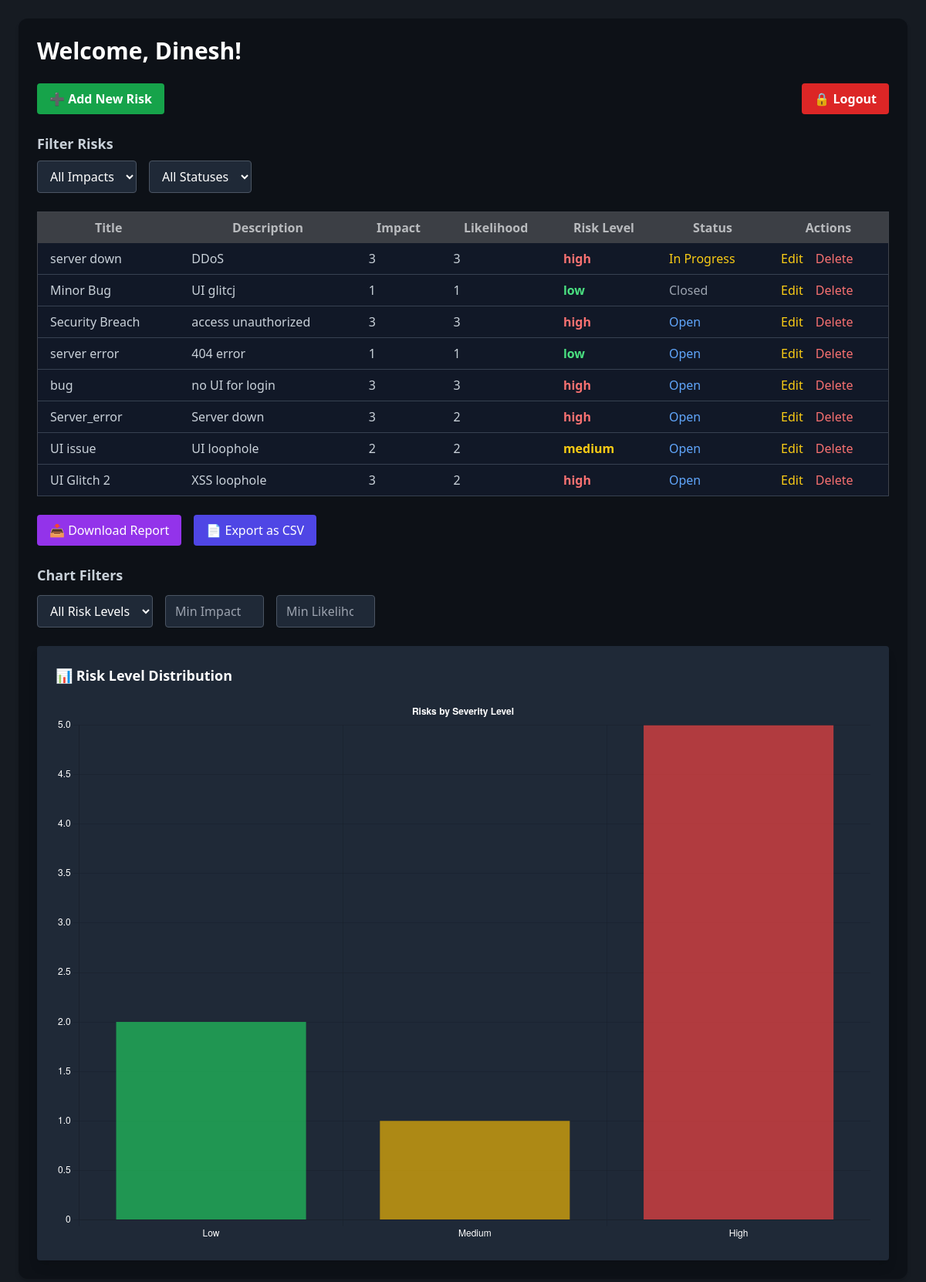
Page /dashboard (signed in) on the earlier database version.
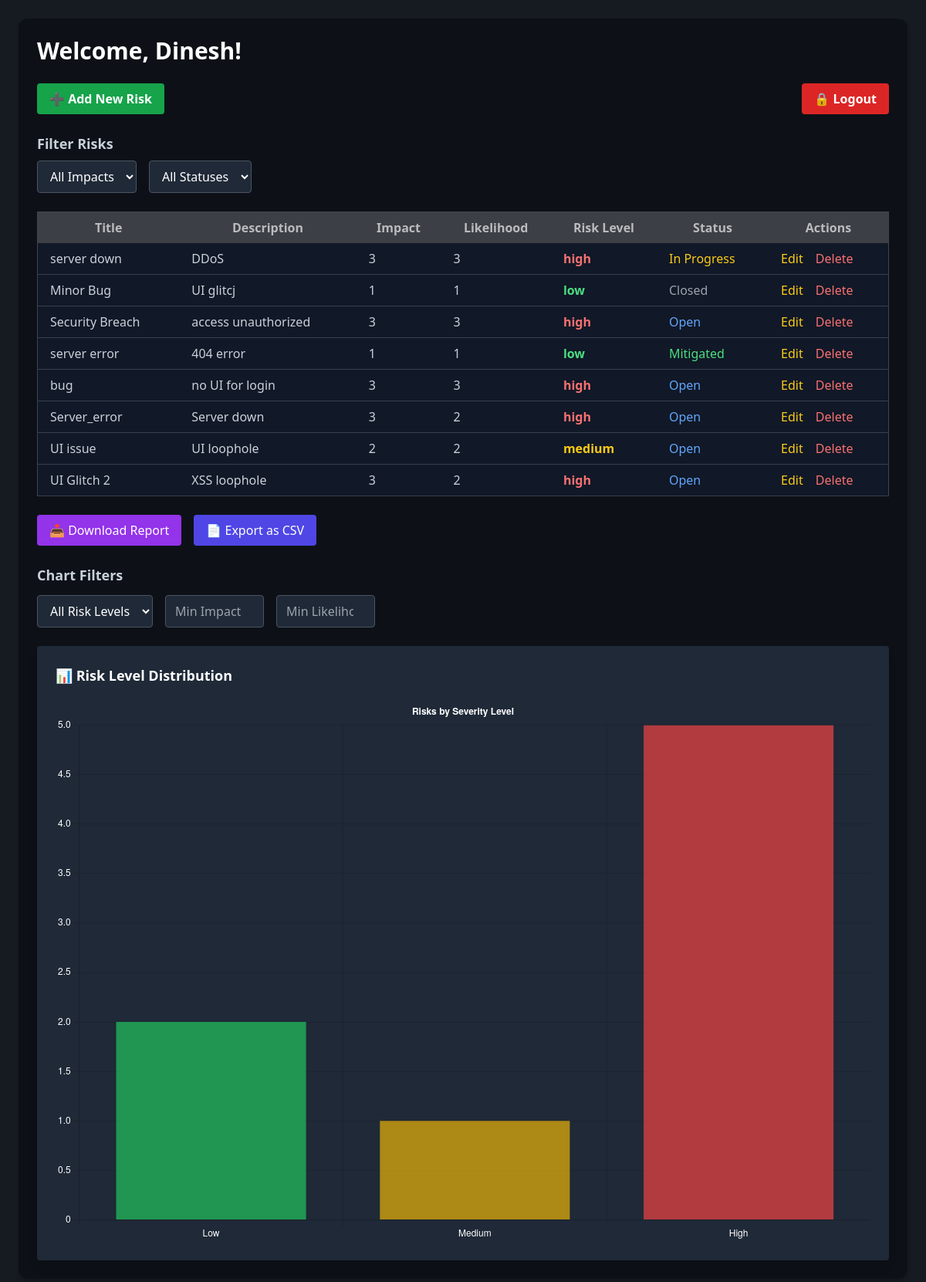
Same page on the later database version.
### models.py (models this page shows)
class Risk(db.Model):
    id = db.Column(db.Integer, primary_key = True)
    title = db.Column(db.String(100), nullable = False)
    description = db.Column(db.Text, nullable = False)
    impact = db.Column(db.Integer, nullable = False)
    likelihood = db.Column(db.Integer, nullable = False)
    owner_id = db.Column(db.Integer, db.ForeignKey('user.id'),nullable = False)
    created_at = db.Column(db.DateTime, default = datetime.utcnow)
    updated_at = db.Column(db.DateTime, default = datetime.utcnow, onupdate = datetime.utcnow)
    status = db.Column(db.String(20), nullable=False, default="Open")
    treatment_plan = db.Column(db.Text, nullable=True)
    @property
    def risk_score(self):
        return self.impact*self.likelihood
    @property
    def risk_level(self):
        score = self.risk_score
        if score <= 3:
            return "low"
        elif score <= 5:
            return "medium"
        else:
            return "high"

### app.py (the view)
@app.route('/dashboard')
@login_required
def dashboard():
    risks = Risk.query.filter_by(owner_id=current_user.id).all()
    risk_levels = {'low': 0, 'medium': 0, 'high': 0}
    for risk in risks:
        level = risk.risk_level
        if level in risk_levels:
            risk_levels[level] += 1
    return render_template('dashboard.html', risks=risks, risk_levels=risk_levels)

### app.py (called while the page is built)
@login_manager.user_loader
def load_user(user_id):
    with db.session() as session:  # Use an explicit session
        return session.get(User, int(user_id))

### templates/dashboard.html (shortened to what the changed rows need)
<!DOCTYPE html>
<html lang="en" class="dark">
  <head>
    <script src="https://cdn.tailwindcss.com"></script>
  </head>
  <body class="bg-[#161B22] text-[#C9D1D9] min-h-screen p-6">
    <div class="max-w-7xl mx-auto bg-[#0D1117] shadow-md rounded-xl p-6">
      <h2 class="text-3xl font-bold text-white mb-6">
        Welcome, {{ current_user.username }}!
      </h2>
      <div class="overflow-x-auto max-h-[500px] overflow-y-scroll mb-6">
        <table id="riskTable" class="min-w-full bg-[#23272A] border border-[#40444B]">
          <thead class="bg-[#3C3F45] text-[#B9BBBE]">
            <tr>
              <th class="px-4 py-2 cursor-pointer" onclick="sortTable(0)">
                Title
              </th>
              <th class="px-4 py-2 cursor-pointer" onclick="sortTable(1)">
                Description
              </th>
              <th class="px-4 py-2 cursor-pointer" onclick="sortTable(2)">
                Impact
              </th>
              <th class="px-4 py-2 cursor-pointer" onclick="sortTable(3)">
                Likelihood
              </th>
              <th class="px-4 py-2 cursor-pointer" onclick="sortTable(4)">
                Risk Level
              </th>
              <th class="px-4 py-2">Status</th>
              <th class="px-4 py-2">Actions</th>
            </tr>
          </thead>
          <tbody>
            {% for risk in risks %}
            <tr class="bg-gray-900 border-b border-gray-700 hover:bg-gray-800">
              <td class="px-4 py-2">{{ risk.title }}</td>
              <td class="px-4 py-2">{{ risk.description }}</td>
              <td class="px-4 py-2">{{ risk.impact }}</td>
              <td class="px-4 py-2">{{ risk.likelihood }}</td>
              <td
                class="px-4 py-2 font-semibold {% if risk.risk_level == 'low' %} text-green-400 {% elif risk.risk_level == 'medium' %} text-yellow-400 {% elif risk.risk_level == 'high' %} text-red-400 {% endif %}"
                data-impact="{{ risk.risk_level | lower }}"
              >
                {{ risk.risk_level }}
              </td>
              <td
                class="px-4 py-2 {% if risk.status == 'Open' %} text-blue-400 {% elif risk.status == 'In Progress' %} text-yellow-400 {% elif risk.status == 'Mitigated' %} text-green-400 {% else %} text-gray-400 {% endif %}"
              >
                {{ risk.status }}
              </td>
              <td class="px-4 py-2">
                <a
                  href="{{ url_for('edit_risk', risk_id=risk.id) }}"
                  class="text-yellow-400 hover:underline mr-3"
                  >Edit</a
                >
                <form
                  action="{{ url_for('delete_risk', risk_id=risk.id) }}"
                  method="POST"
                  class="inline"
                >
                  <button
                    type="submit"
                    onclick="return confirm('Are you sure?')"
                    class="text-red-400 hover:underline"
                  >
                    Delete
                  </button>
                </form>
              </td>
            </tr>
            {% endfor %}
          </tbody>
        </table>
      </div>
    </div>
    <script>
      const ctx = document.getElementById('riskChart').getContext('2d');
      const riskChart = new Chart(ctx, {
        type: 'bar',
        data: {
          labels: ['Low', 'Medium', 'High'],
          datasets: [{
            label: 'Number of Risks',
            data: [
              {{ risk_levels['low'] }},
              {{ risk_levels['medium'] }},
              {{ risk_levels['high'] }}
            ],
            backgroundColor: [
              'rgba(34, 197, 94, 0.7)',   // green
              'rgba(234, 179, 8, 0.7)',   // yellow
              'rgba(239, 68, 68, 0.7)'    // red
            ]
          }]
        },
        options: {
          responsive: true,
          plugins: {
            legend: { display: false },
            title: { display: true, text: 'Risks by Severity Level', color: 'white' }
          },
          scales: {
            x: { ticks: { color: 'white' } },
            y: { ticks: { color: 'white' } }
          }
        }
      });
    </script>
  </body>
</html>

Differences in the rows shown:
changed Risk "server error": status "Open" → "Mitigated"
